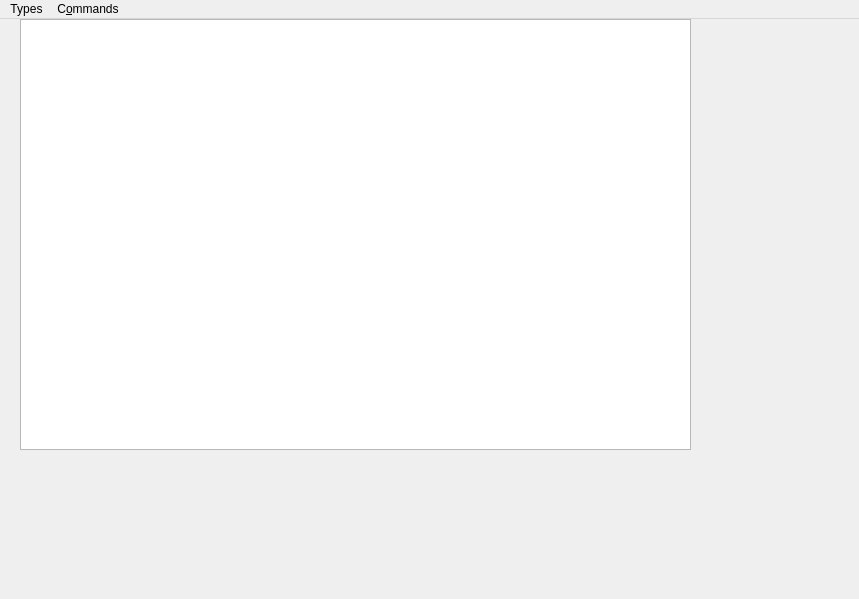
<?xml version="1.0" encoding="UTF-8"?>
<ui version="4.0">
 <class>MainWindow</class>
 <widget class="QMainWindow" name="MainWindow">
  <property name="geometry">
   <rect>
    <x>0</x>
    <y>0</y>
    <width>859</width>
    <height>599</height>
   </rect>
  </property>
  <property name="windowTitle">
   <string>MYVECTOR</string>
  </property>
  <widget class="QWidget" name="centralWidget">
   <widget class="QGraphicsView" name="graphicsView">
    <property name="geometry">
     <rect>
      <x>20</x>
      <y>0</y>
      <width>671</width>
      <height>431</height>
     </rect>
    </property>
   </widget>
  </widget>
  <widget class="QMenuBar" name="menuBar">
   <property name="geometry">
    <rect>
     <x>0</x>
     <y>0</y>
     <width>859</width>
     <height>21</height>
    </rect>
   </property>
   <widget class="QMenu" name="menuTypes">
    <property name="title">
     <string>Types</string>
    </property>
    <widget class="QMenu" name="menuS_hapes">
     <property name="title">
      <string>S&amp;hapes</string>
     </property>
     <addaction name="actionC_ircle_2"/>
     <addaction name="actionR_ectangle"/>
     <addaction name="actionA_rc"/>
     <addaction name="action_Text"/>
     <addaction name="action_Path"/>
     <addaction name="actionPo_lygon"/>
    </widget>
    <addaction name="actionL_ine"/>
    <addaction name="menuS_hapes"/>
   </widget>
   <widget class="QMenu" name="menuF_ile">
    <property name="title">
     <string>C&amp;ommands</string>
    </property>
    <addaction name="actionEx_it"/>
   </widget>
   <addaction name="menuTypes"/>
   <addaction name="menuF_ile"/>
  </widget>
  <action name="actionL_ine">
   <property name="text">
    <string>L&amp;ine</string>
   </property>
  </action>
  <action name="actionC_ircle_2">
   <property name="text">
    <string>C&amp;ircle</string>
   </property>
  </action>
  <action name="actionR_ectangle">
   <property name="text">
    <string>R&amp;ectangle</string>
   </property>
  </action>
  <action name="actionA_rc">
   <property name="text">
    <string>A&amp;rc</string>
   </property>
  </action>
  <action name="action_Text">
   <property name="text">
    <string>&amp;Text</string>
   </property>
  </action>
  <action name="action_Path">
   <property name="text">
    <string>&amp;Path</string>
   </property>
  </action>
  <action name="actionPo_lygon">
   <property name="text">
    <string>Po&amp;lygon</string>
   </property>
  </action>
  <action name="actionEx_it">
   <property name="text">
    <string>Ex&amp;it</string>
   </property>
  </action>
 </widget>
 <layoutdefault spacing="6" margin="11"/>
 <resources/>
 <connections/>
</ui>
